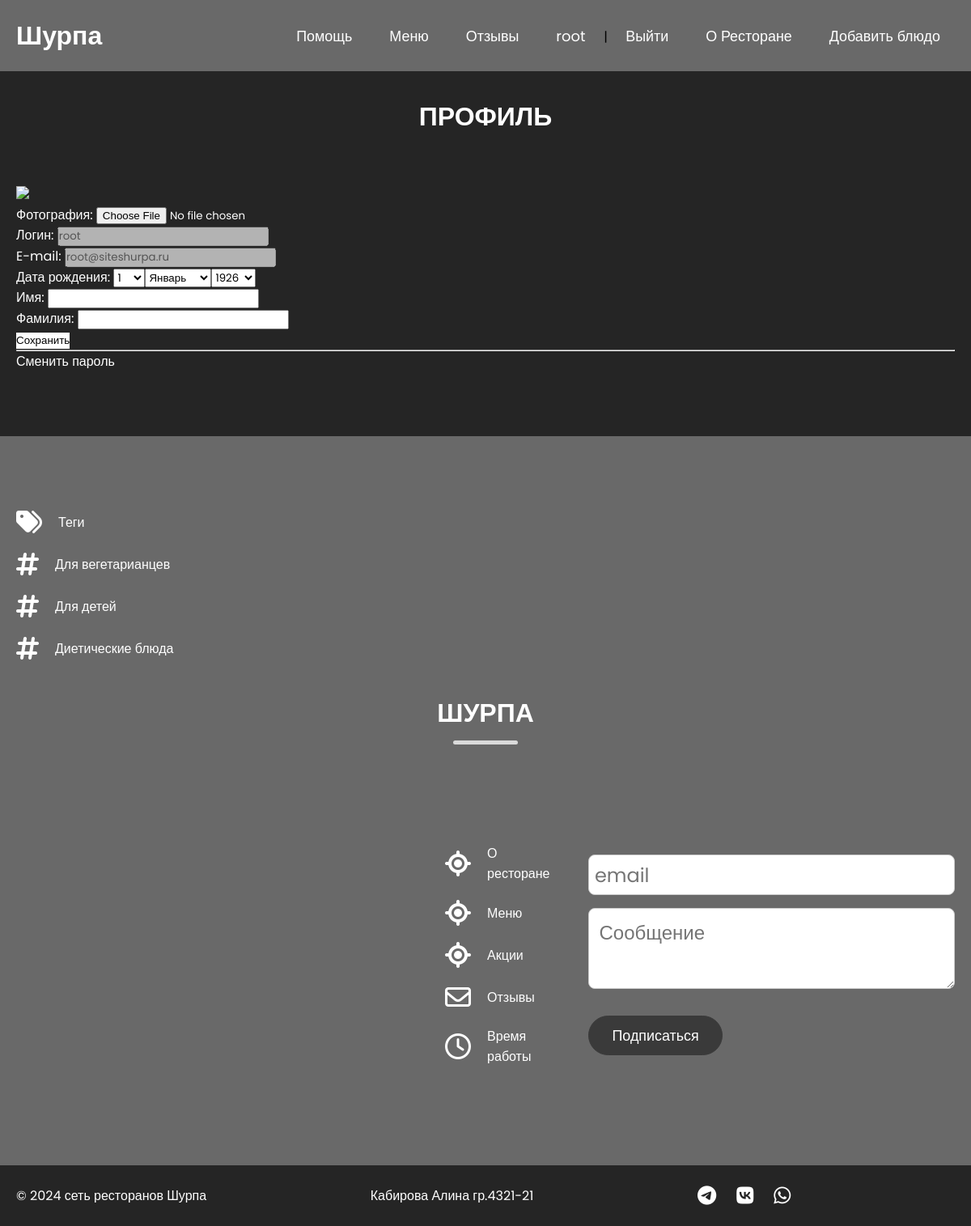
/users/profile/ (signed in), run on the app's committed database.
### users/models.py (models this page shows)
class User(AbstractUser):
    photo = models.ImageField(upload_to="users/%Y/%m/%d/", blank=True, null=True, verbose_name="Фотография")
    date_birth = models.DateTimeField(blank=True, null=True, verbose_name="Дата рождения")

### shurpa/models.py (models this page shows, shortened)
class TagPost(models.Model):
    tag = models.CharField(max_length=100, db_index=True)
    slug = models.SlugField(max_length=255, unique=True, db_index=True)
    def get_absolute_url(self):
        return reverse('tag', kwargs={'tag_slug': self.slug})

### users/views.py (the view, shortened to what this page needs)
# urls.py: path('profile/', views.ProfileUser.as_view(), name='profile'),
class ProfileUser(LoginRequiredMixin, UpdateView):
    model = get_user_model()
    form_class = ProfileUserForm
    template_name = 'users/profile.html'
    extra_context = {'title': "Профиль пользователя"}
    def get_object(self, queryset=None):
        return self.request.user

### users/forms.py
class ProfileUserForm(forms.ModelForm):
    username = forms.CharField(disabled=True, label='Логин', widget=forms.TextInput(attrs={'class': 'form-input'}))
    email = forms.CharField(disabled=True, label='E-mail', widget=forms.TextInput(attrs={'class': 'form-input'}))
    this_year = datetime.date.today().year
    date_birth = forms.DateField(label='Дата рождения', widget=forms.SelectDateWidget(years=tuple(range(this_year - 100, this_year - 5))))
    class Meta:
        model = get_user_model()
        fields = ['photo', 'username', 'email', 'date_birth', 'first_name', 'last_name']
        labels = { 'first_name': 'Имя', 'last_name': 'Фамилия', }
        widgets = { 'first_name': forms.TextInput(attrs={'class': 'form-input'}),
                    'last_name': forms.TextInput(attrs={'class':'form-input'}),}

### shurpa/templatetags/shurpa_tags.py (called while the page is built)
@register.inclusion_tag('shurpa/list_tags.html')
def show_all_tags():
        return {'tags': TagPost.objects.all()}

### users/context_processors.py (called while the page is built)
def get_shurpa_context(request):
    return {'mainmenu': menu}

### users/templates/users/profile.html (shortened to what this page needs)
{% extends 'base.html' %}
{% block content %}
  <section class="menu-section" id="menu">
    <h2 class="section-title2">Профиль</h2>
    <div class="section-content">
        <form method="post" enctype="multipart/form-data">
        {% if user.photo %}
        <img src="{{ user.photo.url }}" style="width: 200px;">
        {% else %}
        <img src="/media/users/default.png" style="width: 200px;">
        {% endif %}
        {% for f in form %}
        <p ><label class="form-label" for="{{ f.id_for_label }}">{{f.label}}: </label>{{ f }}</p>
        {% endfor %}
        <p ><button type="submit" style="background: white">Сохранить</button></p>
        </form>
        <hr><p ><a href="{% url 'users:password_change' %}" style="color: white" >Сменить пароль</a></p>
    </div>
  </section>
{% endblock %}

### templates/base.html (shortened to what this page needs)
{% load static %}
{% load shurpa_tags %}
<!DOCTYPE html>
<html lang="ru">
<head>
    <link rel="stylesheet" href="https://cdnjs.cloudflare.com/ajax/libs/font-awesome/6.6.0/css/all.min.css" />
    <link rel="stylesheet" href="https://cdn.jsdelivr.net/npm/swiper@11/swiper-bundle.min.css" />
    <link rel="stylesheet" href="{% static 'shurpa/css/style.css' %}" />
</head>
  <body>
    <header>
      <nav class="navbar">
        <a href="{% url 'home' %}" class="nav-logo">
          <h2 class="logo-text">Шурпа</h2>
        </a>
        <ul class="nav-menu">
          <li class="nav-item">
            <a href="{% url 'chat' %}" class="nav-link">Помощь</a>
          </li>
          <li class="nav-item">
            <a href="#menu" class="nav-link">Меню</a>
          </li>
          <li class="nav-item">
            <a href="{% url 'otziv' %}" class="nav-link">Отзывы</a>
          </li>
          {% if user.is_authenticated %}
          <li class="nav-item"> <a href="{% url 'users:profile' %}" class="nav-link" class="nav-link"> {{ user.username }} </a> | <a href="{% url 'users:logout' %}" class="nav-link">Выйти</a></li>
          {% else %}
          <li class="nav-item"><a href="{% url 'users:login' %}" class="nav-link" class="nav-link">Войти</a> | <a href="{% url 'users:register' %}" class="nav-link">Регистрация</a></li>
          {% endif %}
          <li class="nav-item">
            <a href="{% url 'about' %}" class="nav-link">О Ресторане</a>
          </li>
          <li class="nav-item">
            <a href="{% url 'addpage' %}" class="nav-link">Добавить блюдо</a>
          </li>
        </ul>
      </nav>
    </header>
    <main>
{% block content %} {% endblock %}
<section class="contact-section" id="contact">
  {% show_all_tags %}
  <h2 class="section-title">Шурпа</h2>
  <div class="section-content">
    <div id="footer-map" style="width: 100%; height: 300px; margin-bottom: 20px;"></div>
    <ul class="contact-info-list">
      <li class="contact-info">
        <i class="fa-solid fa-location-crosshairs"></i>
        <p>О ресторане</p>
      </li>
      <li class="contact-info">
        <i class="fa-solid fa-location-crosshairs"></i>
        <p>Меню</p>
      </li>
      <li class="contact-info">
        <i class="fa-solid fa-location-crosshairs"></i>
        <p>Акции</p>
      </li>
      <li class="contact-info">
        <i class="fa-regular fa-envelope"></i>
        <p>Отзывы</p>
      </li>
      <li class="contact-info">
        <i class="fa-regular fa-clock"></i>
        <p>Время работы</p>
      </li>
    </ul>
    <form action="#" class="contact-form">
      <input type="email" placeholder=" email" class="form-input" required />
      <textarea placeholder="Сообщение" class="form-input" required></textarea>
      <button type="submit" class="button submit-button">Подписаться</button>
    </form>
  </div>
</section>
<footer class="footer-section">
        <div class="section-content">
          <p class="copyright-text">© 2024 сеть ресторанов Шурпа</p>
          <p class="copyright-text">Кабирова Алина гр.4321-21</p>
          <div class="social-link-list">
            <a href="#" class="social-link"><i class="fa-brands fa-telegram"></i></a>
            <a href="#" class="social-link"><i class="fa-brands fa-vk"></i></a>
            <a href="#" class="social-link"><i class="fa-brands fa-whatsapp"></i></a>
          </div>
        </div>
      </footer>
    </main>
  </body>
</html>

### shurpa/templates/shurpa/list_tags.html
{% if tags %}
{% load static %}
<div class="section-content">
  <ul class="contact-info-list">
    <li class="contact-info">
      <i class="fa-solid fa-tags"></i>
      <p>Теги</p>
    </li>
    {% for t in tags %}
    <li class="contact-info">
      <i class="fa-solid fa-hashtag"></i>
      <p><a href="{{ t.get_absolute_url }}" class="nav-link" style="color: white;">{{ t.tag }}</a></p>
    </li>
    {% endfor %}
  </ul>
</div>
{% endif %}

### shurpa/static/shurpa/css/style.css (style rules this page uses)
* { padding: 0; margin: 0; box-sizing: border-box; font-family: "Poppins", sans-serif; }
:root { --white-color: #fff; --dark-color: #252525; --primary-color: #3A3A3A; --primary2-color: #696969; --secondary-color: #DADADA; --light-pink-color: #faf4f5; --medium-gray-color: #ccc; --font-size-s: 0.9rem; --font-size-n: 1rem; --font-size-m: 1.12rem; --font-size-l: 1.5rem; --font-size-xl: 2rem; --font-size-xxl: 2.3rem; --font-weight-normal: 400; --font-weight-medium: 500; --font-weight-semibold: 600; --font-weight-bold: 700; --border-radius-s: 8px; --border-radius-m: 30px; --border-radius-circle: 50%; --site-max-width: 1300px; }
html { scroll-behavior: smooth; }
ul { list-style: none; }
a { text-decoration: none; }
button { cursor: pointer; background: none; border: none; }
img { width: 100%; }
:where(section, footer) .section-content { margin: 0 auto; padding: 0 20px; max-width: var(--site-max-width); }
section .section-title { text-align: center; padding: 20px 0 100px; text-transform: uppercase; font-size: var(--font-size-xl); }
section .section-title::after { content: ""; width: 80px; height: 5px; display: block; margin: 10px auto 0; background: var(--secondary-color); border-radius: var(--border-radius-s); }
header { z-index: 5; width: 100%; position: fixed; background: var(--primary2-color); }
header .navbar { display: flex; padding: 20px; align-items: center; margin: 0 auto; justify-content: space-between; max-width: var(--site-max-width); }
.navbar .nav-logo .logo-text { color: var(--white-color); font-size: var(--font-size-xl); font-weight: var(--font-weight-semibold); }
.navbar .nav-menu { gap: 10px; display: flex; }
.navbar .nav-menu .nav-link { padding: 10px 18px; color: var(--white-color); font-size: var(--font-size-m); border-radius: var(--border-radius-m); transition: 0.3s ease; }
.menu-section { color: var(--white-color); background: var(--dark-color); padding: 50px 0 80px; }
.contact-section { color: var(--white-color); padding: 70px 0 100px; background: var(--primary2-color); }
.contact-section .section-content { display: flex; gap: 48px; align-items: center; justify-content: space-between; }
.contact-section .contact-info-list .contact-info { display: flex; gap: 20px; margin: 20px 0; align-items: center; }
.contact-section .contact-info-list .contact-info i { font-size: var(--font-size-xl); }
.contact-section .contact-form .form-input { width: 100%; height: 50px; outline: none; margin-bottom: 16px; font-size: var(--font-size-l); border-radius: var(--border-radius-s); border: 1px solid var(--medium-gray-color); }
.contact-section .contact-form { max-width: 100%; }
.contact-section .contact-form textarea.form-input { height: 100px; padding: 12px; resize: vertical; }
.contact-section .contact-form .submit-button { padding: 10px 28px; outline: none; margin-top: 10px; border: 1px solid var(--primary-color); border-radius: var(--border-radius-m); background: var(--primary-color); color: var(--white-color); font-size: var(--font-size-m); font-weight: var(--font-weight-medium); transition: 0.3s ease; }
.footer-section { padding: 20px 0; background: var(--dark-color); }
.footer-section .section-content { display: flex; align-items: center; justify-content: space-between; }
.footer-section :where(.copyright-text, .social-link, .policy-link) { color: var(--white-color); transition: 0.2s ease; }
.footer-section .social-link-list { display: flex; gap: 25px; }
.footer-section .social-link-list .social-link { font-size: var(--font-size-l); }
section .section-title2 { text-align: center; padding: 60px 0 10px; text-transform: uppercase; font-size: var(--font-size-xl); }
section .section-title2 { text-align: center; padding: 70px 0 60px; text-transform: uppercase; font-size: var(--font-size-xl); }

### data on the page
User: username "root", form "root" "root@siteshurpa.ru"
TagPost: tag "Для вегетарианцев"
TagPost: tag "Для детей"
TagPost: tag "Диетические блюда"

### other printed values
{{ f.label }} "Фотография" "Логин" "E-mail" "Дата рождения" "Имя" "Фамилия"
